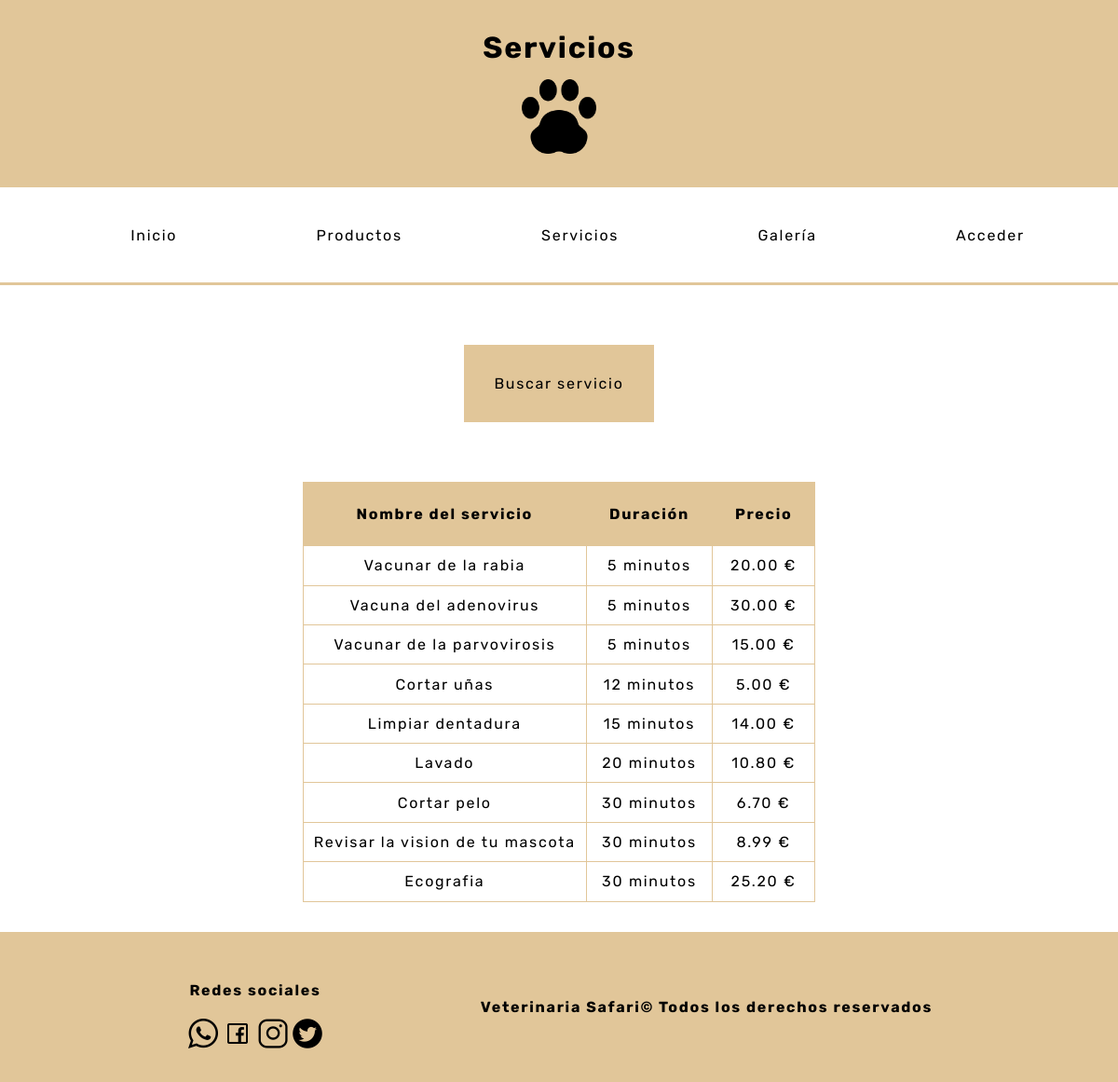
The page /php/paginas/servicios.php on the database its author committed.
### tables this page shows
CREATE TABLE `servicio` (
  `codigo` int(11) NOT NULL,
  `descripcion` varchar(35) NOT NULL,
  `duracion` int(3) UNSIGNED NOT NULL,
  `precio` double(5,2) UNSIGNED NOT NULL
);

### php/paginas/servicios.php (the view, shortened to what this page needs)
<!DOCTYPE html>
<html lang="es">
<head>
    <link rel="stylesheet" href="../../css/styles.css">
</head>
<body>
    <?php
        require_once("../funciones.php");
        echo mostrarCabecera("Servicios","../../index.php","../../img/huella.png");
    ?>
    <header>
        <?php
            if(isset($_COOKIE["como_usuario"])){
                echo mostrarNavUser("../../index.php","mis_mascotas.php","mis_datos.php","mis_citas.php","productos.php","servicios.php","galeria.php","noticias.php");
                if(isset($_POST["cerrar_sesion"])){
                    setcookie("como_usuario",null,-3,"/");
                    header("location:../../index.php");
                }
            }elseif(isset($_COOKIE["como_admin"])){
                echo mostrarNavAdmin("../../index.php","clientes.php","productos.php","servicios.php","testimonios.php","noticias.php","citas.php","dueños.php","galeria.php");
                if(isset($_POST["cerrar_sesion"])){
                    setcookie("como_admin",null,-3,"/");
                    header("location:../../index.php");
                }
            }else{
                echo mostrarNavSin("../../index.php","productos.php","servicios.php","login.php","galeria.php");
            }
        ?>
    </header>
    <main>
        <div id="contenedor">
            <div class="insertar_datos">
                <div>
                    <a href="../buscar/buscar_servicio.php">Buscar servicio</a>
                </div>
            </div>
        </div>
        <di id="contenedorSer">
            <table id="tablas_mostrar">
                <tr id="cabecera_tabla">
                    <td>Nombre del servicio</td>
                    <td>Duración</td>
                    <td>Precio</td>
                </tr>
                <?php
                    $conexion = conectarServidor();
                    $mostrarSer=$conexion->query("select *
                                                  from servicio
                                                  order by duracion asc");
                    if(isset($_COOKIE["como_admin"])){
                        while($fila = $mostrarSer->fetch_array(MYSQLI_ASSOC)){
                            echo "<tr>
                                    <td>$fila[descripcion]</td>
                                    <td>$fila[duracion] minutos</td>
                                    <td>$fila[precio] €</td>
                                    <td class='tdForm'>
                                        <form class='form' action='../modificar/modificar_servicio.php' method='post'>
                                            <input type='submit' name='enviar' value='Modificar'>
                                            <input type='hidden' name='id_servicio' value='$fila[codigo]'>
                                        </form>
                                    </td>
                                  </tr>";
                        }
                    }else{
                        while($fila = $mostrarSer->fetch_array(MYSQLI_ASSOC)){
                            echo "<tr>
                                    <td>$fila[descripcion]</td>
                                    <td>$fila[duracion] minutos</td>
                                    <td>$fila[precio] €</td>
                                  </tr>";
                        }
                    }
                ?>
            </table>
        </di>
    </main>
    <footer>
        <?php
            echo mostrarFooter('../../img/whatsapp.png','../../img/face.png','../../img/insta.png','../../img/tw.png');
        ?>
    </footer>
</body>
</html>

### css/styles.css (style rules this page uses)
* { font-family: 'Rubik', sans-serif; letter-spacing: 1.7px; }
body { margin: 0; }
#contenedor { margin: 0; max-width: 100%; align-items: center; justify-content: center; display: block; }
header { position: sticky; top: 0px; z-index: 1000000; }
a { text-decoration: none; color: black; }
footer { background-color: #e1c699; padding: 2em; display: flex; align-items: center; justify-content: space-evenly; }
.insertar_datos { margin-top: 2em; padding: 2em; display: flex; justify-content: space-evenly; }
.insertar_datos>div { padding: 2em; background-color: #e1c699; }
#contenedor_clientes, #contenedorPro, #contenedorSer, #contenedorTes, #contenedor_calendario { display: flex; justify-content: center; margin-top: 2em; margin-bottom: 2em; }
#tablas_mostrar { text-align: center; }
table { border-collapse: collapse; }
td,td { border: 1px solid #e1c699; padding: 0.7em; }
#cabecera_tabla>td { background-color: #e1c699; font-weight: bold; padding: 1.5em; }

### rows shown on the page
servicio: descripcion "Vacunar de la rabia", duracion "5", precio "20.00"
servicio: descripcion "Vacuna del adenovirus", duracion "5", precio "30.00"
servicio: descripcion "Vacunar de la parvovirosis", duracion "5", precio "15.00"
servicio: descripcion "Cortar uñas", duracion "12", precio "5.00"
servicio: descripcion "Limpiar dentadura", duracion "15", precio "14.00"
servicio: descripcion "Lavado", duracion "20", precio "10.80"
servicio: descripcion "Cortar pelo", duracion "30", precio "6.70"
servicio: descripcion "Revisar la vision de tu mascota", duracion "30", precio "8.99"
servicio: descripcion "Ecografia", duracion "30", precio "25.20"

### other values the page prints
$nombre_pagina "Servicios"
